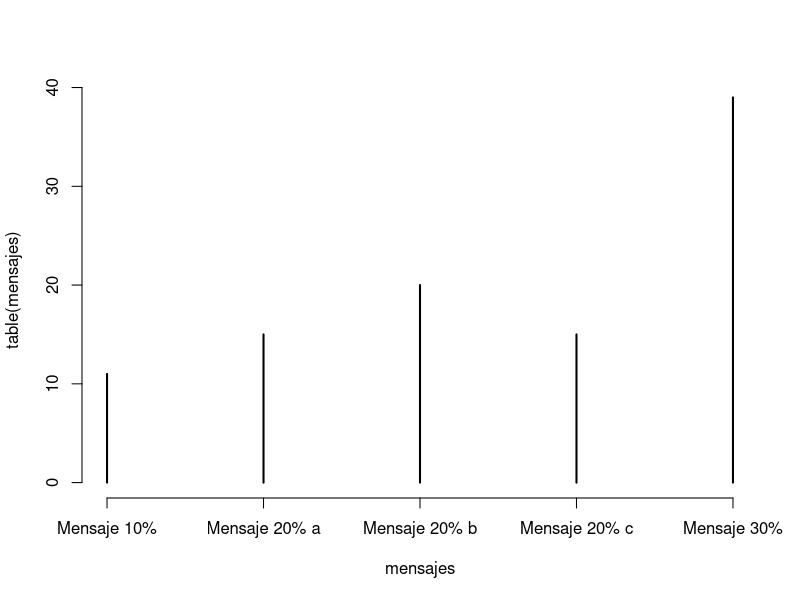

The R script that drew this image:
#simulacion

n <- 100
mensajes <- vector("character",n)
for(i in 1:n){
    y <- runif(1)
    if (y<=0.30){
        mensajes[i] <- ("Mensaje 30%")
    } else if(y<=0.50){
        mensajes[i] <- ("Mensaje 20% a")
    } else if(y<=0.70){
        mensajes[i] <- ("Mensaje 20% b")
    } else if(y<=0.90){
        mensajes[i] <- ("Mensaje 20% c")
    } else {
        mensajes[i] <- ("Mensaje 10%")
    }
}

table(mensajes)
plot(table(mensajes))

